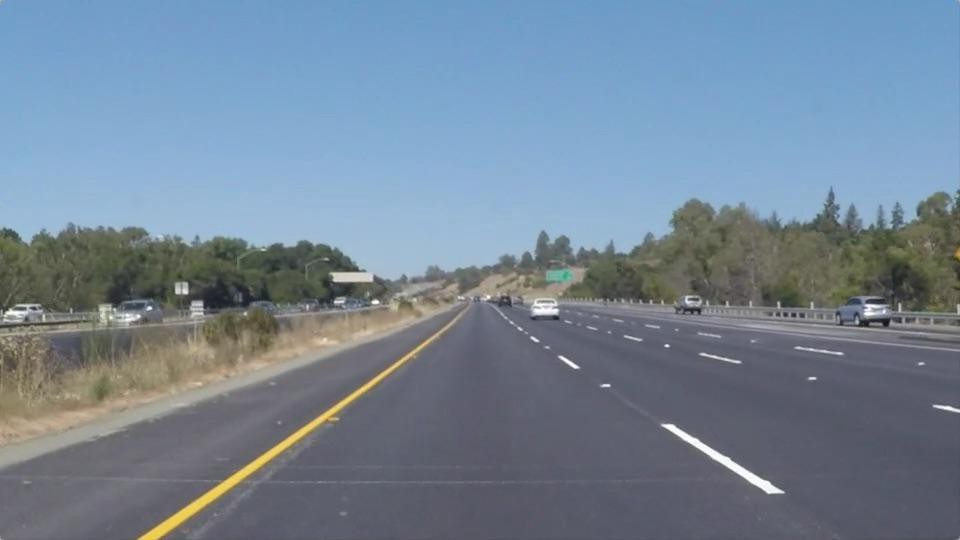
#> input picture 03_OpenCV-Histograms/01_image-histograms/images_original/lane0.jpeg, 960 x 540 px
$ python histogram_with_mask.py
#> lines starting #> are read from the running program, lines starting #| are printed output that depends on the picture; after the words box and inside, x2 and y2 are one past the last pixel; in counts of white or black regions, pixels touching at a corner belong together
### 03_OpenCV-Histograms/01_image-histograms/helpers.py
# import the necessary packages
import os, shutil

def createFolder(process_folder):

    # Change to directory
    os.chdir(process_folder)

    # Check existence of a folder and then remove it
    path_image = "./images_solution"
    path_plot = "./plots_solution"

    if os.path.exists(path_image and path_plot) and os.path.isdir(path_image and path_plot):
        shutil.rmtree(path_image and path_plot)


    print("Existence check or remove the existing solution folder")

    # Create a folder for solutions
    os.mkdir(path_image and path_plot)

### 03_OpenCV-Histograms/01_image-histograms/histogram_with_mask.py
from matplotlib import pyplot as plt
from helpers import createFolder
import numpy as np
import cv2


# Change to directory
process_folder = "01_image-histograms"
createFolder(process_folder)


def plot_histogram(image, title, mask=None):
	# split the image into its respective channels, then initialize
	# the tuple of channel names along with our figure for plotting
	chans = cv2.split(image)
	colors = ("b", "g", "r")
	plt.figure()
	plt.title(title)
	plt.xlabel("Bins")
	plt.ylabel("# of Pixels")

	# loop over the image channels
	for (chan, color) in zip(chans, colors):
		# create a histogram for the current channel and plot it
		hist = cv2.calcHist([chan], [0], mask, [256], [0, 256])
		plt.plot(hist, color=color)
		plt.xlim([0, 256])

# load the beach image and plot a histogram for it
image = cv2.imread("images_original/lane0.jpeg")
#> image is the input picture: shape (540, 960, 3); mean B, G, R 150.9, 133.6, 116.6
cv2.waitKey(0)
plot_histogram(image, "Histogram for Original Image")
#> the loop in plot_histogram, `for (chan, color) in zip(chans, colors):` made 3 passes
#> color on passes 1 to 3: 'b', 'g', 'r'
cv2.imshow("Original", image)


# construct a mask for our image; our mask will be *black* for regions
# we want to *ignore* and *white* for regions we want to *examine*
mask = np.zeros(image.shape[:2], dtype="uint8")
cv2.rectangle(mask, (60, 290), (210, 390), 255, -1)
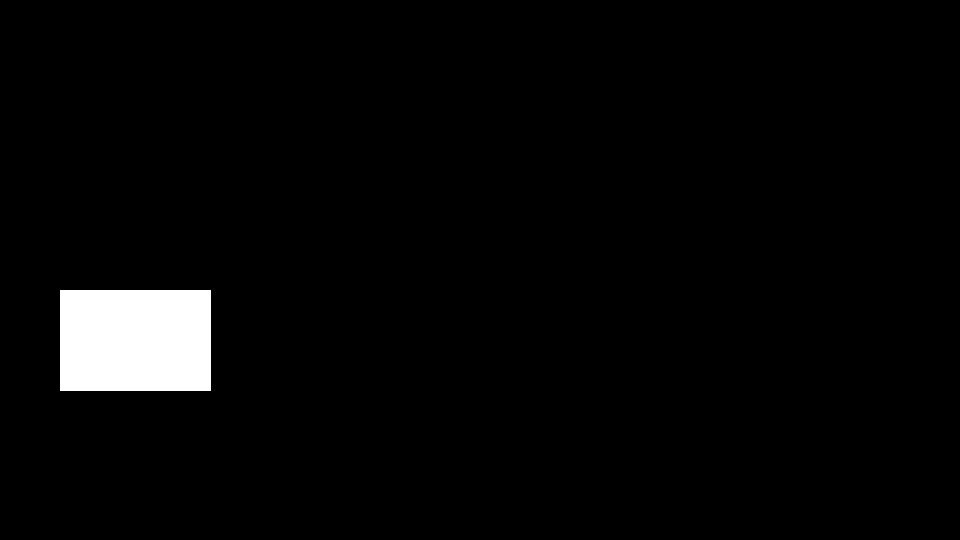
#> mask: shape (540, 960); 2.9% white; 1 white region, box (x1, y1, x2, y2) and area: (60, 290, 211, 391) 15251
cv2.imshow("Mask", mask)
cv2.waitKey(0)

# display the masked region
masked = cv2.bitwise_and(image, image, mask=mask)
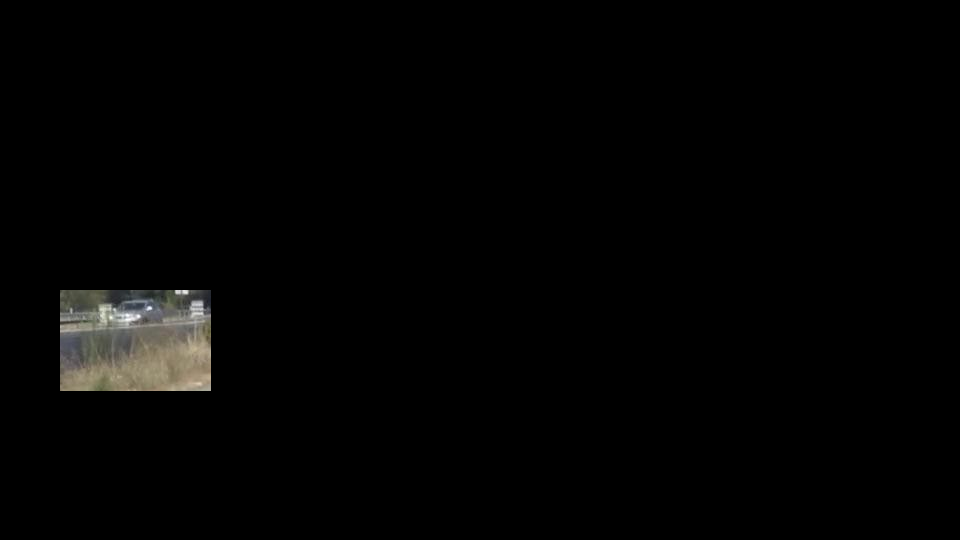
#> masked: shape (540, 960, 3); mean B, G, R 3.1, 3.5, 3.6
cv2.imshow("Applying the Mask", masked)
cv2.waitKey(0)

# compute a histogram for our image, but we'll only include pixels in
# the masked region
plot_histogram(image, "Histogram for Masked Image", mask=mask)
#> the loop in plot_histogram (call 2), `for (chan, color) in zip(chans, colors):` made 3 passes
cv2.waitKey(0)

# show our plots
plt.show()
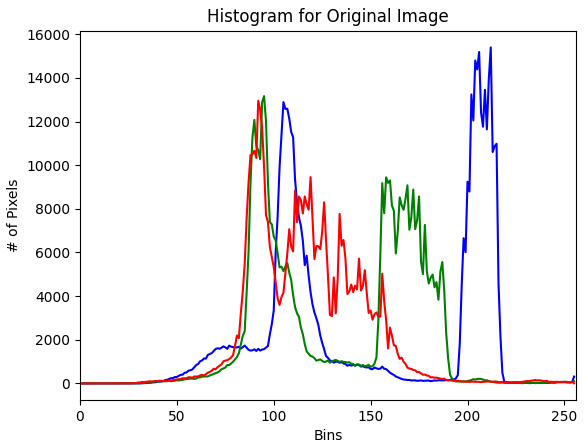
#> figure drawn by matplotlib, 1 panel; curve peaks at x = 212, y = 15398; curve peaks at x = 95, y = 13166; curve peaks at x = 92, y = 12954
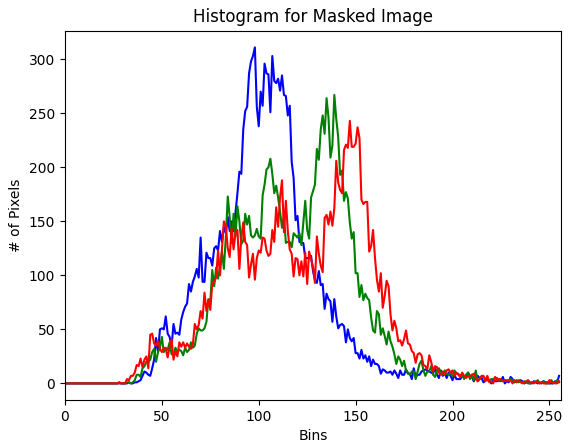
#> figure drawn by matplotlib, 1 panel; curve peaks at x = 98, y = 311; curve peaks at x = 139, y = 267; curve peaks at x = 147, y = 243

$ run again, with 03_OpenCV-Histograms/01_image-histograms/images_original/lane1.jpeg copied over 03_OpenCV-Histograms/01_image-histograms/images_original/lane0.jpeg
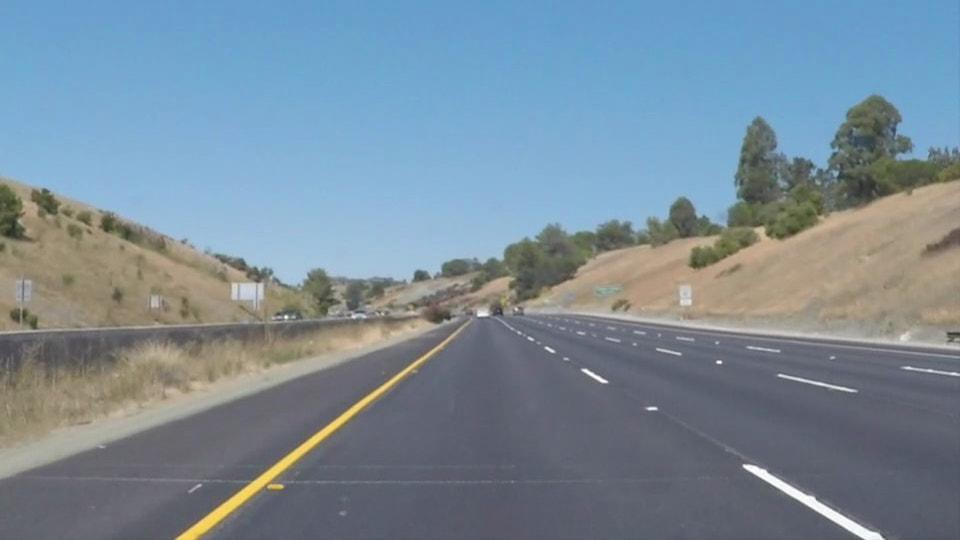
#> input picture 03_OpenCV-Histograms/01_image-histograms/images_original/lane1.jpeg, 960 x 540 px
#> image is the input picture: shape (540, 960, 3); mean B, G, R 153.1, 139.3, 121.3
#> the loop in plot_histogram, `for (chan, color) in zip(chans, colors):` made 3 passes
#> color on passes 1 to 3: 'b', 'g', 'r'
#> mask: shape (540, 960); 2.9% white; 1 white region, box (x1, y1, x2, y2) and area: (60, 290, 211, 391) 15251
#> `masked = cv2.bitwise_and(image, image, mask=mask)`:
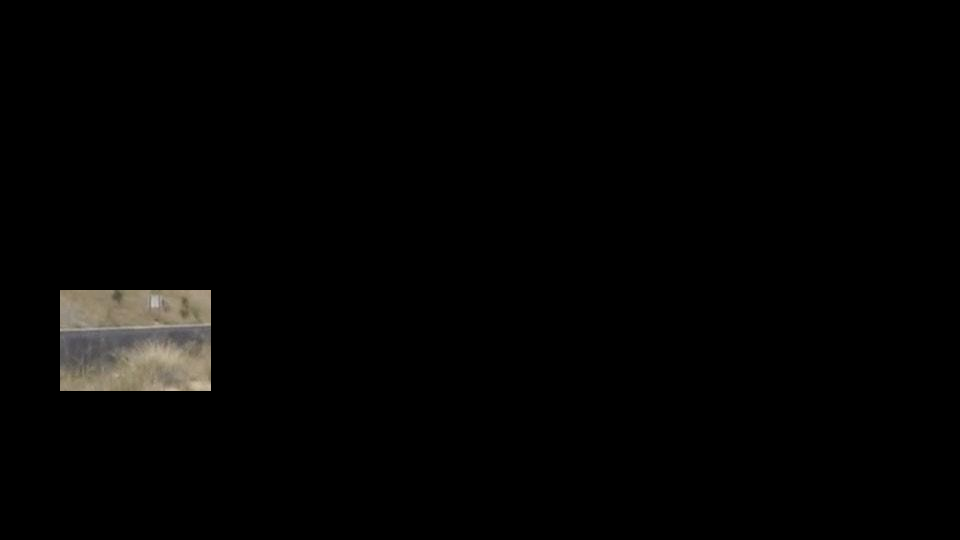
#> masked: shape (540, 960, 3); mean B, G, R 3.3, 3.7, 4
#> the loop in plot_histogram (call 2), `for (chan, color) in zip(chans, colors):` made 3 passes
#> `plt.show()`:
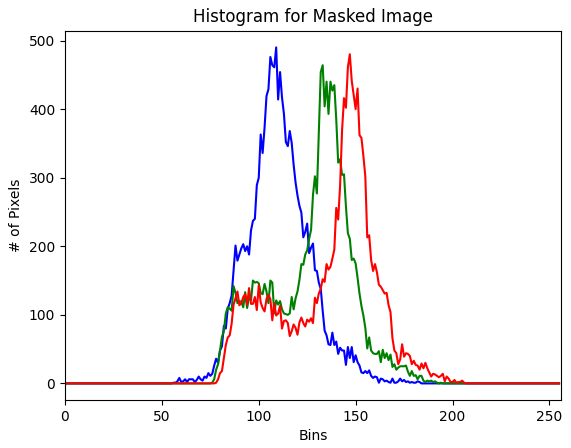
#> figure drawn by matplotlib, 1 panel; curve peaks at x = 109, y = 490; curve peaks at x = 133, y = 464; curve peaks at x = 147, y = 480

$ run again, with 03_OpenCV-Histograms/01_image-histograms/images_original/beach.png saved as 03_OpenCV-Histograms/01_image-histograms/images_original/lane0.jpeg
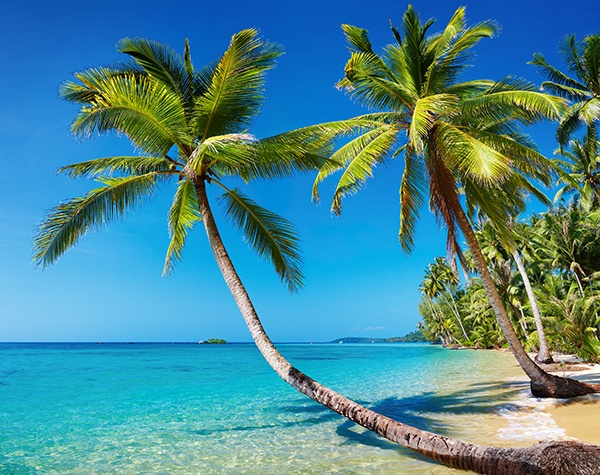
#> input picture 03_OpenCV-Histograms/01_image-histograms/images_original/beach.png, 600 x 475 px
#> image is the input picture: shape (475, 600, 3); mean B, G, R 148.9, 136.5, 73.3
#> the loop in plot_histogram, `for (chan, color) in zip(chans, colors):` made 3 passes
#> color on passes 1 to 3: 'b', 'g', 'r'
#> `cv2.rectangle(mask, (60, 290), (210, 390), 255, -1)`:
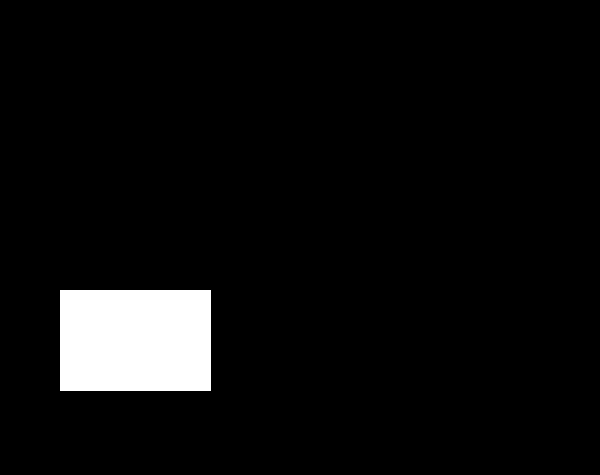
#> mask: shape (475, 600); 5.4% white; 1 white region, box (x1, y1, x2, y2) and area: (60, 290, 211, 391) 15251
#> the loop in plot_histogram (call 2), `for (chan, color) in zip(chans, colors):` made 3 passes
#> `plt.show()`:
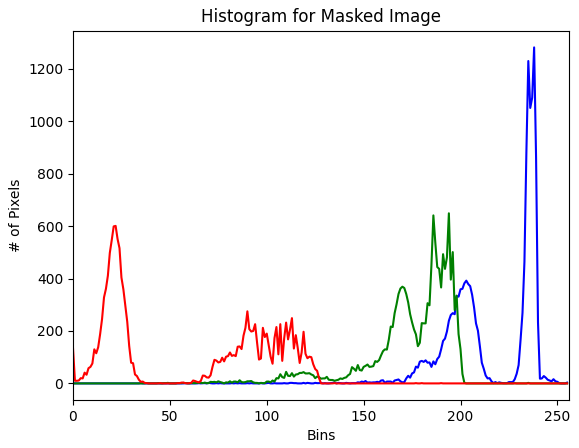
#> figure drawn by matplotlib, 1 panel; curve peaks at x = 238, y = 1282; curve peaks at x = 194, y = 649; curve peaks at x = 22, y = 601
